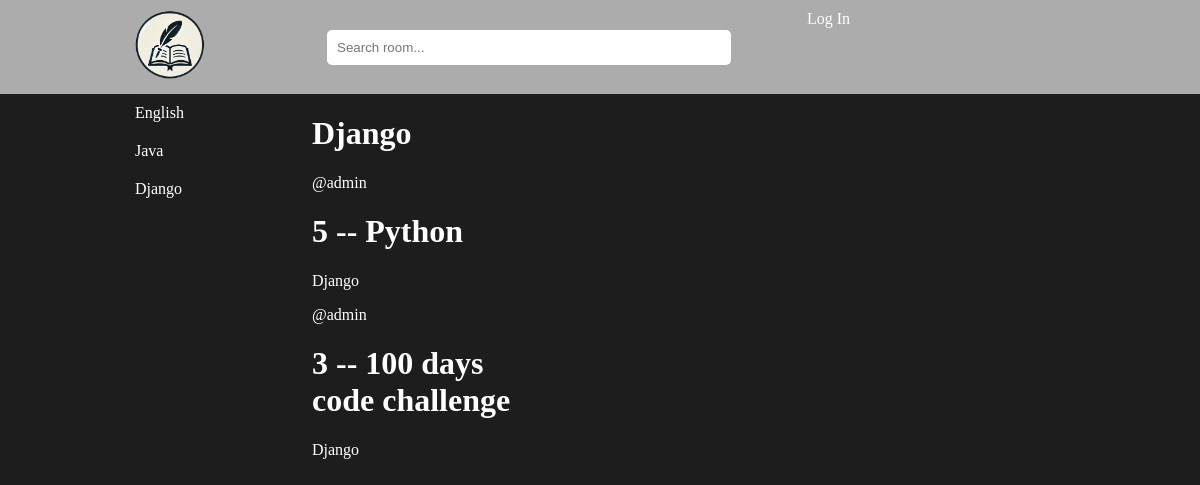
Before: /topic/4 with the older database file.
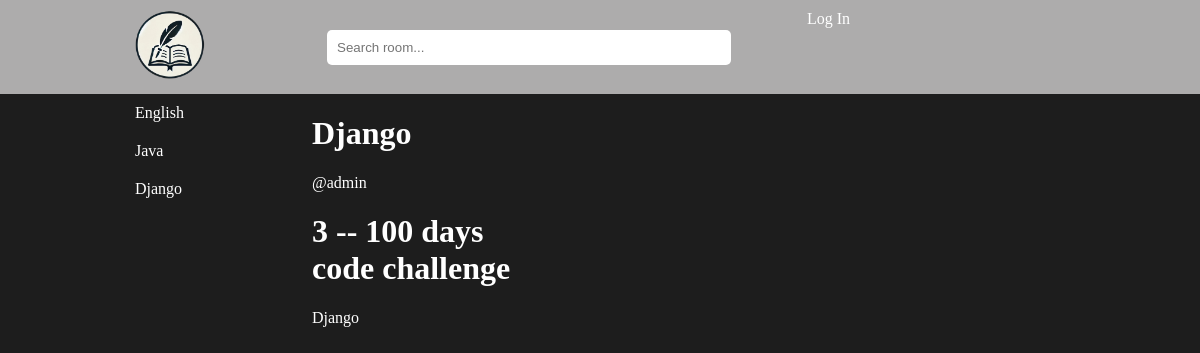
After: the same page with the newer database file.
### base/models.py (models this page shows, shortened)
class Topic(models.Model):
    name = models.CharField(max_length=200)
    def __str__(self):
        return self.name

class Room(models.Model):
    host = models.ForeignKey(User, on_delete=models.CASCADE, null=True)
    topic = models.ForeignKey(Topic, on_delete=models.SET_NULL, null=True)
    name = models.CharField(max_length=200)
    description = models.TextField(null=True, blank=True)
    participants = models.ManyToManyField(User, related_name='participants', blank=True)
    updated = models.DateTimeField(auto_now=True)
    created = models.DateTimeField(auto_now_add=True)
    class Meta:
        ordering = ['-updated', '-created']

### base/views.py (the view)
# urls.py: path('topic/<int:id>', views.topic, name="topic"),
def topic(request, id):
    topics = Topic.objects.all()
    sng_topic = get_object_or_404(Topic, id=id)
    sng_rooms = Room.objects.filter(topic=sng_topic)
    context = {
        'sng_topic': sng_topic,
        'sng_rooms': sng_rooms,
        'topics': topics,
    }
    return render(request, 'topics.html', context);

### templates/topics.html
{% extends 'main.html' %}
{% load static %}
{% block content %}
<div class="container_full">
    <div class="container">
        <div class="section">
            <div class="section_left">
                <div class="topic_sec">
                    {% for topic in topics %}
                        <a href="{% url 'topic' topic.id %}?q={{topic.name}}">{{topic.name}}</a>
                    {% endfor %}
                </div>
            </div>
            <div class="section_right">
                <h1>{{sng_topic.name}}</h1>
                {% for room in sng_rooms %}
                    <a href="{% url 'room' room.id %}">
                        <span>@{{room.host}}</span>
                        <h1>{{room.id}} -- {{room.name}}</h1>
                        <p>{{room.topic}}</p>
                    </a>
                {% endfor %}
            </div>
        </div>
    </div>
</div>
{% endblock content %}

Changed rows visible on the page:
removed Room: host "admin", id "5", name "Python", topic "Django"
